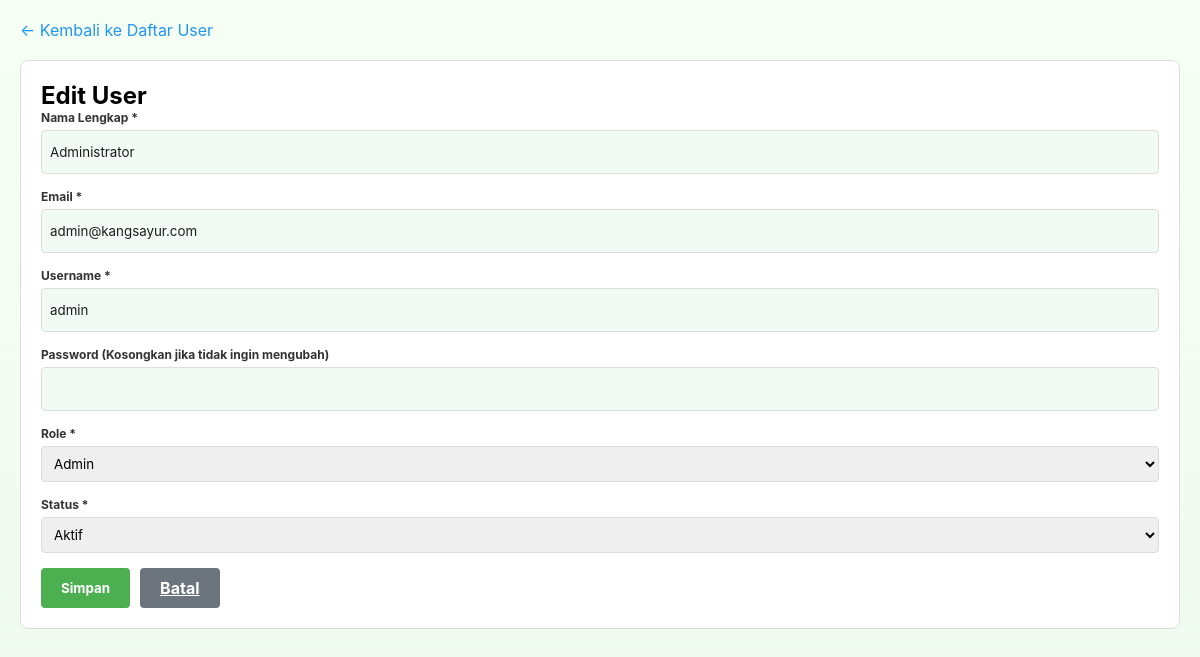
Screenshot of /admin/users.php?action=edit&id=1 (signed in) with the database file from the repository.
### tables this page shows
CREATE TABLE `users` (
  `id` int(11) NOT NULL,
  `nama` varchar(100) NOT NULL,
  `email` varchar(100) NOT NULL,
  `username` varchar(50) NOT NULL,
  `password` varchar(255) NOT NULL,
  `role` enum('admin','petugas_stok','kasir') NOT NULL,
  `status` enum('aktif','nonaktif') DEFAULT 'aktif',
  `created_at` timestamp NOT NULL DEFAULT current_timestamp(),
  `updated_at` timestamp NOT NULL DEFAULT current_timestamp() ON UPDATE current_timestamp()
);

### config/database.php (called while the page is built, shortened)
<?php
$conn = new mysqli(DB_HOST, DB_USER, DB_PASS, DB_NAME);
$conn->set_charset("utf8");
function escape_string($string) {
    global $conn;
    return $conn->real_escape_string($string);
}
?>

### public/admin/users.php (the view, shortened to what this page needs)
<?php
include '../../config/database.php';
$action = $_GET['action'] ?? 'list';
$edit_user = null;
if ($action == 'edit' && isset($_GET['id'])) {
    $id = escape_string($_GET['id']);
    $result = $conn->query("SELECT * FROM users WHERE id = '$id'");
    $edit_user = $result->fetch_assoc();
}
$users = $conn->query("SELECT * FROM users ORDER BY id DESC");
?>
<!DOCTYPE html>
<html lang="id">
<head>
    <link rel="stylesheet" href="../css/style.css">
</head>
<body>
    <div class="container">
        <?php if ($action == 'list'): ?>
        <div class="header">
            <h1>📋 Kelola User</h1>
            <a href="users.php?action=add" class="btn-add">+ Tambah User</a>
        </div>
        <table>
            <thead>
                <tr>
                    <th>No</th>
                    <th>Nama</th>
                    <th>Username</th>
                    <th>Email</th>
                    <th>Role</th>
                    <th>Status</th>
                    <th>Aksi</th>
                </tr>
            </thead>
            <tbody>
                <?php $no = 1; while ($user = $users->fetch_assoc()): ?>
                <tr>
                    <td><?php echo $no++; ?></td>
                    <td><?php echo $user['nama']; ?></td>
                    <td><?php echo $user['username']; ?></td>
                    <td><?php echo $user['email']; ?></td>
                    <td>
                        <span class="badge <?php echo str_replace('_', '', $user['role']); ?>">
                            <?php echo ucfirst(str_replace('_', ' ', $user['role'])); ?>
                        </span>
                    </td>
                    <td>
                        <span class="badge <?php echo $user['status']; ?>">
                            <?php echo ucfirst($user['status']); ?>
                        </span>
                    </td>
                    <td>
                        <div class="action-btns">
                            <a href="users.php?action=edit&id=<?php echo $user['id']; ?>" class="btn-edit">Edit</a>
                            <a href="users.php?action=delete&id=<?php echo $user['id']; ?>" class="btn-delete" onclick="return confirm('Yakin hapus user ini?')">Hapus</a>
                        </div>
                    </td>
                </tr>
                <?php endwhile; ?>
            </tbody>
        </table>
        <?php elseif ($action == 'add' || $action == 'edit'): ?>
        <a href="users.php" class="back-link">← Kembali ke Daftar User</a>
        <div class="form-container">
            <h2><?php echo $action == 'add' ? 'Tambah User Baru' : 'Edit User'; ?></h2>
            <form method="POST" action="">
                <div class="form-group">
                    <label for="nama">Nama Lengkap *</label>
                    <input type="text" id="nama" name="nama" value="<?php echo $edit_user['nama'] ?? ''; ?>" required>
                </div>
                <div class="form-group">
                    <label for="email">Email *</label>
                    <input type="email" id="email" name="email" value="<?php echo $edit_user['email'] ?? ''; ?>" required>
                </div>
                <div class="form-group">
                    <label for="username">Username *</label>
                    <input type="text" id="username" name="username" value="<?php echo $edit_user['username'] ?? ''; ?>" required>
                </div>
                <div class="form-group">
                    <label for="password">Password <?php echo $action == 'edit' ? '(Kosongkan jika tidak ingin mengubah)' : '*'; ?></label>
                    <input type="password" id="password" name="password" <?php echo $action == 'add' ? 'required' : ''; ?>>
                </div>
                <div class="form-group">
                    <label for="role">Role *</label>
                    <select id="role" name="role" required>
                        <option value="admin" <?php echo ($edit_user['role'] ?? '') == 'admin' ? 'selected' : ''; ?>>Admin</option>
                    </select>
                </div>
                <div class="form-group">
                    <label for="status">Status *</label>
                    <select id="status" name="status" required>
                        <option value="aktif" <?php echo ($edit_user['status'] ?? '') == 'aktif' ? 'selected' : ''; ?>>Aktif</option>
                    </select>
                </div>
                <div class="form-actions">
                    <button type="submit" class="btn btn-primary">Simpan</button>
                    <a href="users.php" class="btn btn-secondary">Batal</a>
                </div>
            </form>
        </div>
        <?php endif; ?>
    </div>
</body>
</html>

### public/css/style.css (style rules this page uses)
:root { --container-width:1400px; }
* { margin: 0; padding: 0; box-sizing: border-box; font-family: Inter, system-ui, -apple-system, "Segoe UI", Roboto, "Helvetica Neue", Arial; }
html, body { height: 100%; }
body { background: linear-gradient(180deg, #f6fff4, #eef9f0); }
.form-group label { display:block; font-size:12px; font-weight:700; color:#455a45; margin-bottom:8px; }
.form-group input { width:100%; height:44px; border-radius:8px; border:none; background:#f1fbf3; padding:0 14px; color:#1c1c1c; }

### public/admin/users.php (style rules this page uses)
.container { max-width: 1200px; margin: 20px auto; padding: 0 20px; }
.form-container { background: white; border: 1px solid #ddd; border-radius: 8px; padding: 20px; margin-bottom: 20px; }
.form-group { margin-bottom: 15px; }
.form-group label { display: block; margin-bottom: 5px; font-weight: bold; color: #333; }
.form-group input, .form-group select { width: 100%; padding: 8px; border: 1px solid #ddd; border-radius: 4px; box-sizing: border-box; }
.form-actions { display: flex; gap: 10px; }
.btn { padding: 10px 20px; border: none; border-radius: 4px; cursor: pointer; font-weight: bold; }
.btn-primary { background: #4CAF50; color: white; }
.btn-secondary { background: #6c757d; color: white; }
.back-link { display: inline-block; margin-bottom: 20px; color: #2196F3; text-decoration: none; }

### rows the page displays
users: nama "Administrator", email "admin@kangsayur.com", username "admin", role "Admin", status "Aktif"
